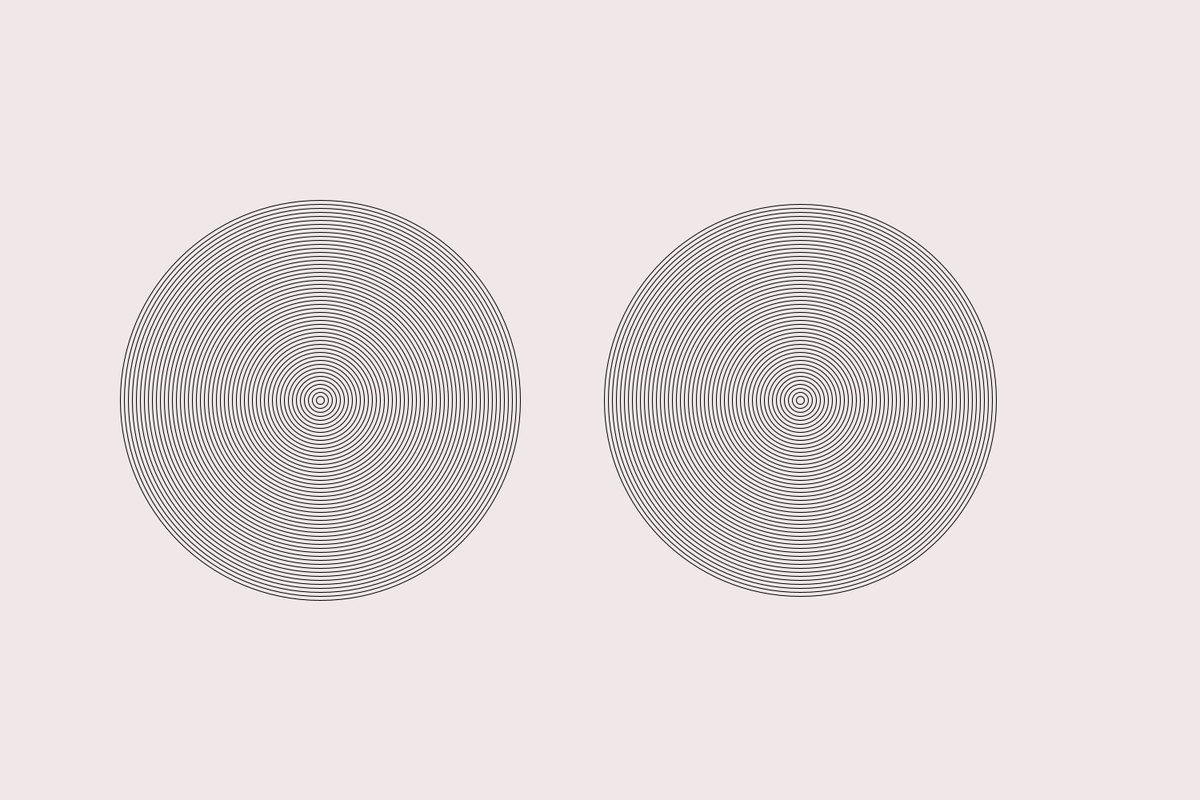
Frame 1 (no input)
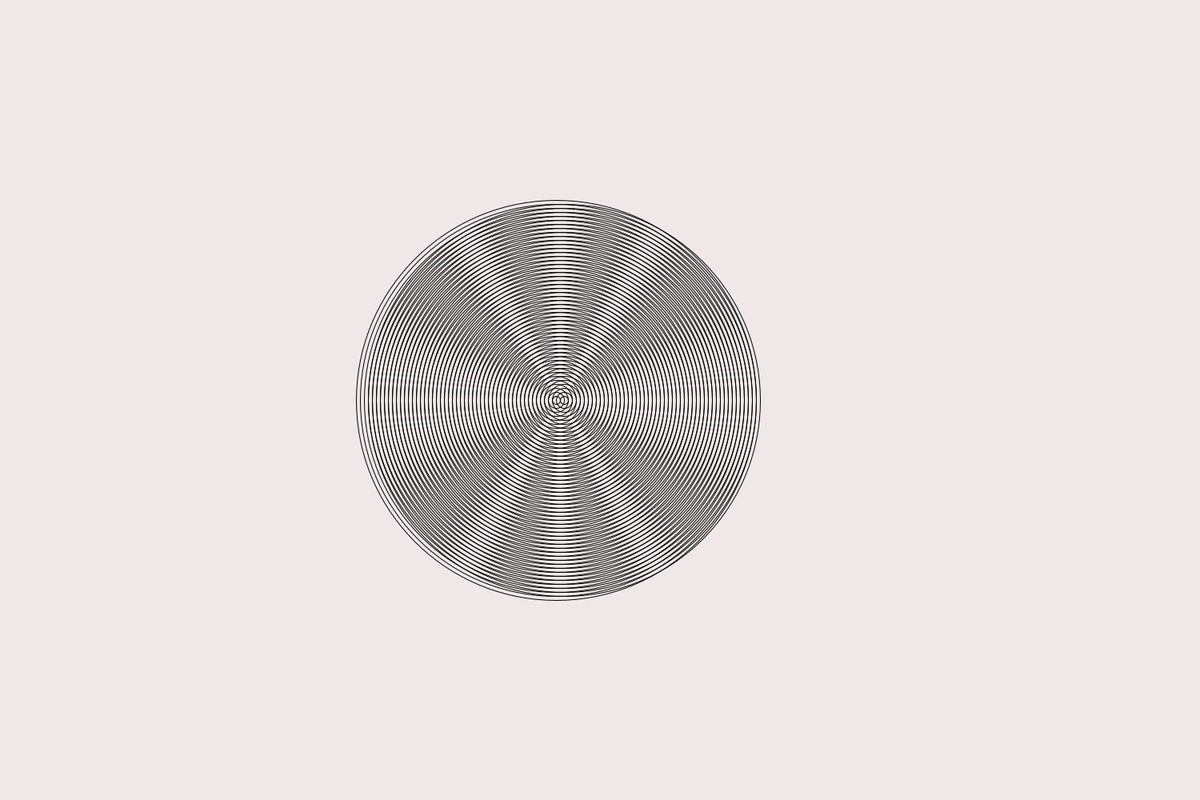
Frame 60 (the mouse pressed at the canvas centre just before this capture)
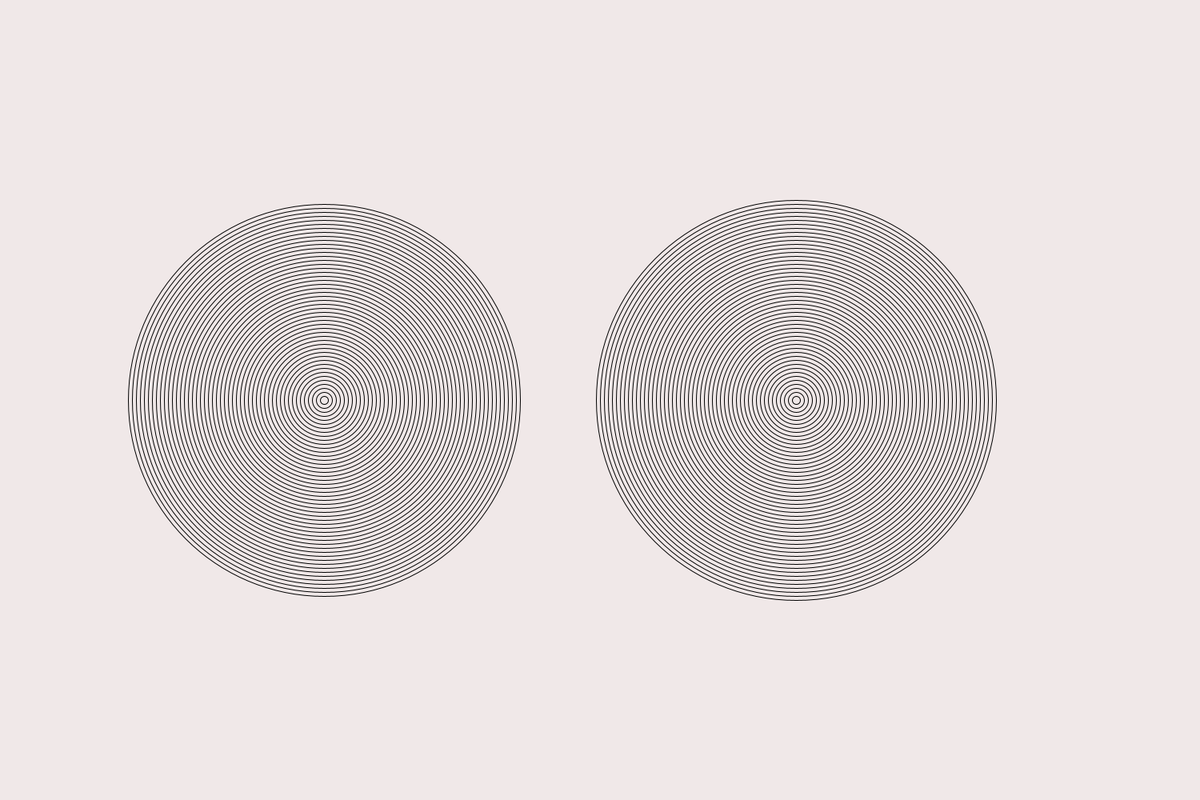
Frame 120 (the mouse held since frame 60 and released just before this capture)

The Processing sketch that drew these frames (run headless with seeded random() and noise(); from frame 60 on, the mouse is pressed at the canvas centre):

// Processing sketch: AmazingRingss
// ── AmazingRingss.pde

int speed = 1;
int x1=400;
int x2=1000;
int w=500;
int h=500;
void setup() {
  size(1500, 1000);
}

void draw() {
  background(#F0E8E8);
  if (x1>1500) {
    speed= -1;
  }
  if (x1<0){
   speed = 1; 
  }

  w=500;
  h=500;
  for (int i = 0; i < 50; i++) {
    noFill();
    ellipse(x1, 500, w, h);
    w=w-10;
    h=h-10;
  }
  for (int k =0; k < 5; k++) {
    x1=x1+speed;
  }
  for (int i = 0; i < 50; i++) {
    noFill();
    ellipse(x2, 500, w, h);
    w=w-10;
    h=h-10;
  }
  for (int c = 0; c <5; c++) {
    x2=x2-speed;
  }
}
